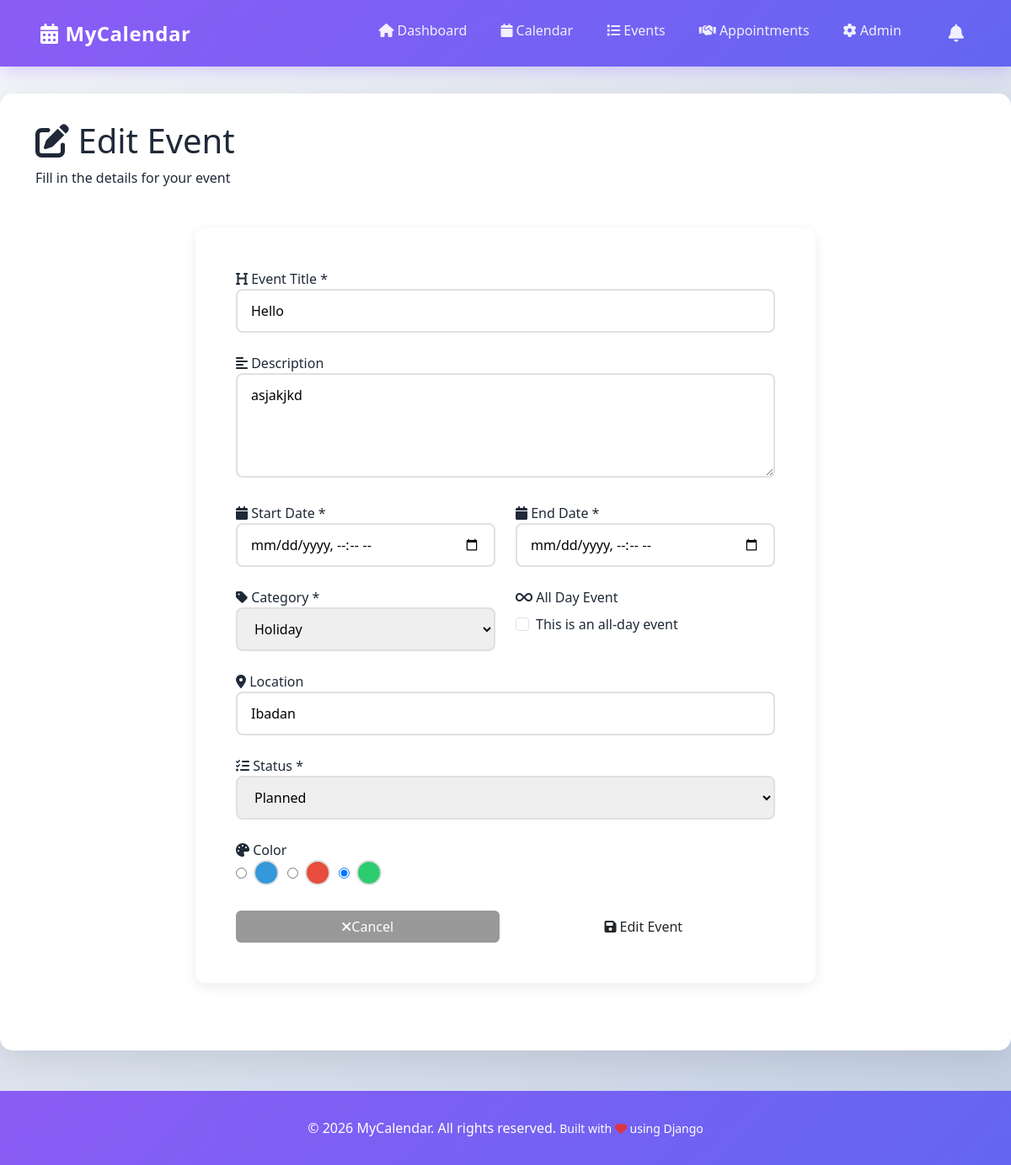
Screenshot of /events/1/edit/ (signed in) with the database file from the repository.
### events/models.py (models this page shows, shortened)
class Event(models.Model):
    CATEGORY_CHOICES = [
        ('work', 'Work'),
        ('personal', 'Personal'),
        ('meeting', 'Meeting'),
        ('birthday', 'Birthday'),
        ('holiday', 'Holiday'),
        ('other', 'Other'),
    ]
    COLOR_CHOICES = [
        ('#3498db', 'Blue'),
        ('#e74c3c', 'Red'),
        ('#2ecc71', 'Green'),
    ]
    STATUS_CHOICES = [
        ('planned', 'Planned'),
        ('in_progress', 'In Progress'),
        ('completed', 'Completed'),
        ('cancelled', 'Cancelled'),
    ]
    user = models.ForeignKey(User, on_delete=models.CASCADE, related_name='events')
    title = models.CharField(max_length=200)
    description = models.TextField(blank=True, null=True)
    start_date = models.DateTimeField()
    end_date = models.DateTimeField()
    location = models.CharField(max_length=255, blank=True, null=True)
    category = models.CharField(max_length=20, choices=CATEGORY_CHOICES, default='personal')
    status = models.CharField(max_length=20, choices=STATUS_CHOICES, default='planned')
    is_all_day = models.BooleanField(default=False)
    color = models.CharField(
        max_length=7,
        choices=COLOR_CHOICES,
        default='#3498db',
        help_text='Color in hex format (e.g., #3498db)'
    )
    created_at = models.DateTimeField(auto_now_add=True)
    updated_at = models.DateTimeField(auto_now=True)
    class Meta:
        ordering = ['start_date']
        indexes = [
            models.Index(fields=['user', 'start_date']),
        ]

### events/views.py (the view)
# urls.py: path('events/<int:pk>/edit/', views.edit_event, name='edit_event'),
@login_required(login_url='admin:login')
@require_http_methods(["GET", "POST"])
def edit_event(request, pk):
    event = get_object_or_404(Event, pk=pk, user=request.user)
    if request.method == 'POST':
        form = EventForm(request.POST, instance=event)
        if form.is_valid():
            event = form.save(commit=False)
            event.full_clean()
            event.save()
            return redirect('events:event_detail', pk=event.pk)
    else:
        form = EventForm(instance=event)
    return render(request, 'events/event_form.html', {'form': form, 'event': event, 'title': 'Edit Event'})

### events/forms.py
class EventForm(forms.ModelForm):
    class Meta:
        model = Event
        fields = ['title', 'description', 'start_date', 'end_date', 'location',
                  'category', 'status', 'is_all_day', 'color']
        widgets = {
            'title': forms.TextInput(attrs={'class': 'form-control', 'placeholder': 'Event Title'}),
            'description': forms.Textarea(attrs={'class': 'form-control', 'rows': 4, 'placeholder': 'Event Description'}),
            'start_date': forms.DateTimeInput(attrs={'class': 'form-control', 'type': 'datetime-local'}),
            'end_date': forms.DateTimeInput(attrs={'class': 'form-control', 'type': 'datetime-local'}),
            'location': forms.TextInput(attrs={'class': 'form-control', 'placeholder': 'Location'}),
            'category': forms.Select(attrs={'class': 'form-control'}),
            'status': forms.Select(attrs={'class': 'form-control'}),
            'is_all_day': forms.CheckboxInput(attrs={'class': 'form-check-input'}),
            'color': forms.TextInput(attrs={'class': 'form-control', 'type': 'color'}),
        }

### events/templates/events/event_form.html (shortened to what this page needs)
{% extends 'base.html' %}
{% block content %}
<div class="container-fluid">
    <div class="page-header">
        <div class="container">
            <h1><i class="fas fa-edit"></i> {{ title }}</h1>
            <p>Fill in the details for your event</p>
        </div>
    </div>
    <div class="container mt-5 mb-5">
        <div class="row justify-content-center">
            <div class="col-md-8">
                <div class="card-modern p-5">
                    <form method="POST" action="{% url 'events:create_event' %}" novalidate>
                        <div class="mb-4">
                            <label for="{{ form.title.id_for_label }}" class="form-label-modern">
                                <i class="fas fa-heading"></i> Event Title *
                            </label>
                            <input type="text"
                                   class="form-control-modern w-100 {% if form.title.errors %}is-invalid{% endif %}"
                                   id="{{ form.title.id_for_label }}"
                                   name="{{ form.title.name }}"
                                   value="{{ form.title.value|default:'' }}"
                                   placeholder="Enter event title"
                                   required>
                        </div>
                        <div class="mb-4">
                            <label for="{{ form.description.id_for_label }}" class="form-label-modern">
                                <i class="fas fa-align-left"></i> Description
                            </label>
                            <textarea class="form-control-modern w-100 {% if form.description.errors %}is-invalid{% endif %}"
                                      id="{{ form.description.id_for_label }}"
                                      name="{{ form.description.name }}"
                                      rows="4"
                                      placeholder="Enter event description">{{ form.description.value|default:'' }}</textarea>
                        </div>
                        <div class="row">
                            <div class="col-md-6 mb-4">
                                <label for="{{ form.start_date.id_for_label }}" class="form-label-modern">
                                    <i class="fas fa-calendar"></i> Start Date *
                                </label>
                                <input type="datetime-local"
                                       class="form-control-modern w-100 {% if form.start_date.errors %}is-invalid{% endif %}"
                                       id="{{ form.start_date.id_for_label }}"
                                       name="{{ form.start_date.name }}"
                                       value="{{ form.start_date.value|default:'' }}"
                                       required>
                            </div>
                            <div class="col-md-6 mb-4">
                                <label for="{{ form.end_date.id_for_label }}" class="form-label-modern">
                                    <i class="fas fa-calendar"></i> End Date *
                                </label>
                                <input type="datetime-local"
                                       class="form-control-modern w-100 {% if form.end_date.errors %}is-invalid{% endif %}"
                                       id="{{ form.end_date.id_for_label }}"
                                       name="{{ form.end_date.name }}"
                                       value="{{ form.end_date.value|default:'' }}"
                                       required>
                            </div>
                        </div>
                        <div class="row">
                            <div class="col-md-6 mb-4">
                                <label for="{{ form.category.id_for_label }}" class="form-label-modern">
                                    <i class="fas fa-tag"></i> Category *
                                </label>
                                <select class="form-control-modern w-100 {% if form.category.errors %}is-invalid{% endif %}"
                                        id="{{ form.category.id_for_label }}"
                                        name="{{ form.category.name }}"
                                        required>
                                    {% for value, label in form.category.field.choices %}
                                        <option value="{{ value }}" {% if form.category.value == value %}selected{% endif %}>
                                            {{ label }}
                                        </option>
                                    {% endfor %}
                                </select>
                            </div>
                            <div class="col-md-6 mb-4">
                                <label class="form-label-modern">
                                    <i class="fas fa-infinity"></i> All Day Event
                                </label>
                                <div style="padding-top: 8px;">
                                    <div class="form-check">
                                        <input type="checkbox"
                                               class="form-check-input"
                                               id="{{ form.all_day.id_for_label }}"
                                               name="{{ form.all_day.name }}"
                                               {% if form.all_day.value %}checked{% endif %}>
                                        <label class="form-check-label" for="{{ form.all_day.id_for_label }}">
                                            This is an all-day event
                                        </label>
                                    </div>
                                </div>
                            </div>
                        </div>
                        <div class="mb-4">
                            <label for="{{ form.location.id_for_label }}" class="form-label-modern">
                                <i class="fas fa-map-marker-alt"></i> Location
                            </label>
                            <input type="text"
                                   class="form-control-modern w-100"
                                   id="{{ form.location.id_for_label }}"
                                   name="{{ form.location.name }}"
                                   value="{{ form.location.value|default:'' }}"
                                   placeholder="Enter location">
                        </div>
                        <div class="mb-4">
                            <label for="{{ form.status.id_for_label }}" class="form-label-modern">
                                <i class="fas fa-tasks"></i> Status *
                            </label>
                            <select class="form-control-modern w-100"
                                    id="{{ form.status.id_for_label }}"
                                    name="{{ form.status.name }}"
                                    required>
                                {% for value, label in form.status.field.choices %}
                                    <option value="{{ value }}" {% if form.status.value == value %}selected{% endif %}>
                                        {{ label }}
                                    </option>
                                {% endfor %}
                            </select>
                        </div>
                        <div class="mb-4">
                            <label for="{{ form.color.id_for_label }}" class="form-label-modern">
                                <i class="fas fa-palette"></i> Color
                            </label>
                            <div style="display: flex; gap: 10px; flex-wrap: wrap;">
                                {% for color in form.color.field.choices %}
                                <label style="cursor: pointer; display: flex; align-items: center;">
                                    <input type="radio"
                                           name="{{ form.color.name }}"
                                           value="{{ color.0 }}"
                                           {% if form.color.value == color.0 %}checked{% endif %}
                                           style="margin-right: 8px;">
                                    <div style="width: 30px; height: 30px; background: {{ color.0 }}; border-radius: 50%; border: 2px solid #ddd;"></div>
                                </label>
                                {% endfor %}
                            </div>
                        </div>
                        <div style="display: grid; grid-template-columns: 1fr 1fr; gap: 15px; margin-top: 30px;">
                            <a href="{% url 'events:event_list' %}" class="btn btn-primary-modern w-100" style="background: #999; text-decoration: none; display: flex; align-items: center; justify-content: center;">
                                <i class="fas fa-times"></i> Cancel
                            </a>
                            <button type="submit" class="btn btn-success-modern w-100">
                                <i class="fas fa-save"></i> {{ title }}
                            </button>
                        </div>
                    </form>
                </div>
            </div>
        </div>
    </div>
</div>
{% endblock %}

### calendars/templates/base.html (style rules this page uses)
:root { --primary: #8b5cf6; --secondary: #6366f1; --success: #10b981; --danger: #ef4444; --warning: #f59e0b; --info: #06b6d4; --dark: #1f2937; --light: #f3f4f6; }
* { margin: 0; padding: 0; box-sizing: border-box; }
body { font-family: 'Segoe UI', Tahoma, Geneva, Verdana, sans-serif; background: linear-gradient(135deg, #f5f7fa 0%, #c3cfe2 100%); min-height: 100vh; color: var(--dark); }
.card-modern { border: none; border-radius: 12px; box-shadow: 0 4px 15px rgba(0, 0, 0, 0.08); transition: all 0.3s ease; }
.btn-primary-modern { background: linear-gradient(135deg, var(--primary) 0%, var(--secondary) 100%); color: white; }

### events/templates/events/event_form.html (style rules this page uses)
input[type="text"].form-control-modern, input[type="datetime-local"].form-control-modern, select.form-control-modern, textarea.form-control-modern { width: 100%; padding: 12px 16px; border: 2px solid #e0e0e0; border-radius: 8px; font-size: 1rem; transition: all 0.3s ease; font-family: inherit; }

### rows the page displays
Event: title "Hello", description "asjakjkd", category "Holiday", location "Ibadan", status "Planned", color "☑"

### other values shown
{{ title }} "Edit Event"
